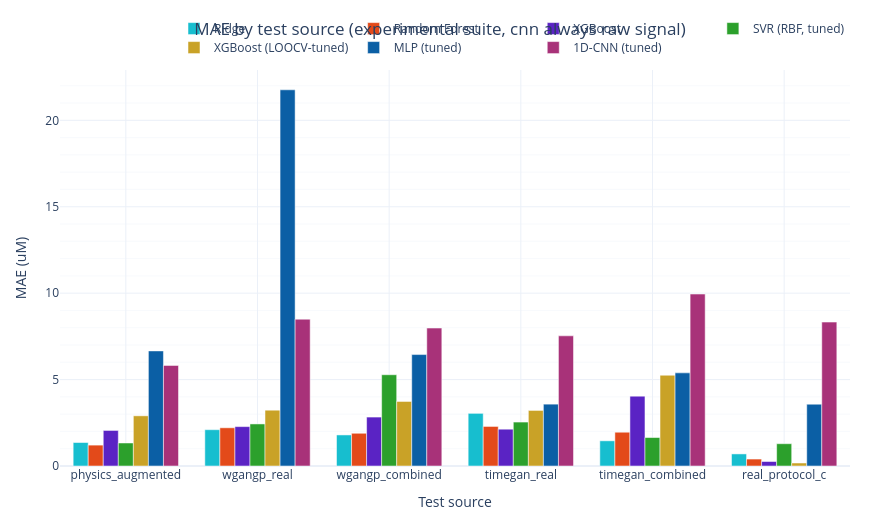

Notebook code for this chart:
### Markdown cell above
## 8 · Visualisation

Two comparisons, both on the `experimental` suite (the one every tuned
model's hyperparameters actually target):

1. **MAE by test source** - how does each model's error change across
   physics-augmented data, each GAN variant, and the leakage-free real-data
   read (Protocol C)?
2. **MAE by feature suite** - does the extra feature complexity in
   `extended`/`experimental` actually help, for a fixed test source?

### Code cell
def plot_mae_by_test_source(df: pd.DataFrame, suite: str = 'experimental') -> go.Figure:
    sub = df[(df['suite'] == suite) | (df['model'] == 'cnn')]
    test_sources = list(dict.fromkeys(sub['test_source']))  # stable order, de-duped

    fig = go.Figure()
    for model_name, label in MODEL_LABELS.items():
        row = sub[sub['model'] == model_name].set_index('test_source').reindex(test_sources)
        fig.add_trace(go.Bar(x=test_sources, y=row['MAE'], name=label,
                              marker_color=MODEL_COLORS[model_name]))
    fig.update_layout(barmode='group')
    return apply_default_plotly_layout(
        fig, title_text=f'MAE by test source ({suite} suite, cnn always raw signal)',
        xaxis_title='Test source', yaxis_title='MAE (uM)')


def plot_mae_by_suite(df: pd.DataFrame, test_source: str = 'physics_augmented') -> go.Figure:
    sub = df[(df['test_source'] == test_source) & (df['model'] != 'cnn')]

    fig = go.Figure()
    for model_name in TABULAR_MODEL_KEYS:
        row = sub[sub['model'] == model_name].set_index('suite').reindex(SUITES)
        fig.add_trace(go.Bar(x=SUITES, y=row['MAE'], name=MODEL_LABELS[model_name],
                              marker_color=MODEL_COLORS[model_name]))
    fig.update_layout(barmode='group')
    return apply_default_plotly_layout(
        fig, title_text=f'MAE by feature suite - {test_source}',
        xaxis_title='Feature suite', yaxis_title='MAE (uM)')


plot_mae_by_test_source(all_results, suite='experimental').show()

### Figure 1 — Plotly figure (JSON) as saved in the notebook; plotly's stock layout.template omitted (floating-point values rounded to 4 significant figures)
{"data": [{"marker": {"color": "#17becf"}, "name": "Ridge", "type": "bar", "x": ["physics_augmented", "wgangp_real", "wgangp_combined", "timegan_real", "timegan_combined", "real_protocol_c"], "y": [1.359, 2.101, 1.797, 3.046, 1.457, 0.6997]}, {"marker": {"color": "#e34a1a"}, "name": "Random Forest", "type": "bar", "x": ["physics_augmented", "wgangp_real", "wgangp_combined", "timegan_real", "timegan_combined", "real_protocol_c"], "y": [1.208, 2.211, 1.894, 2.288, 1.954, 0.4016]}, {"marker": {"color": "#5a23c4"}, "name": "XGBoost", "type": "bar", "x": ["physics_augmented", "wgangp_real", "wgangp_combined", "timegan_real", "timegan_combined", "real_protocol_c"], "y": [2.057, 2.279, 2.831, 2.129, 4.042, 0.2604]}, {"marker": {"color": "#2ca02c"}, "name": "SVR (RBF, tuned)", "type": "bar", "x": ["physics_augmented", "wgangp_real", "wgangp_combined", "timegan_real", "timegan_combined", "real_protocol_c"], "y": [1.332, 2.434, 5.28, 2.542, 1.647, 1.29]}, {"marker": {"color": "#c9a227"}, "name": "XGBoost (LOOCV-tuned)", "type": "bar", "x": ["physics_augmented", "wgangp_real", "wgangp_combined", "timegan_real", "timegan_combined", "real_protocol_c"], "y": [2.904, 3.228, 3.738, 3.215, 5.252, 0.1742]}, {"marker": {"color": "#0b5fa5"}, "name": "MLP (tuned)", "type": "bar", "x": ["physics_augmented", "wgangp_real", "wgangp_combined", "timegan_real", "timegan_combined", "real_protocol_c"], "y": [6.659, 21.77, 6.447, 3.579, 5.388, 3.574]}, {"marker": {"color": "#a83279"}, "name": "1D-CNN (tuned)", "type": "bar", "x": ["physics_augmented", "wgangp_real", "wgangp_combined", "timegan_real", "timegan_combined", "real_protocol_c"], "y": [5.82, 8.493, 7.98, 7.531, 9.949, 8.326]}], "layout": {"barmode": "group", "height": 520, "legend": {"orientation": "h", "x": 1, "xanchor": "right", "y": 1.02, "yanchor": "bottom"}, "margin": {"b": 50, "l": 60, "r": 30, "t": 70}, "title": {"text": "MAE by test source (experimental suite, cnn always raw signal)", "x": 0.5, "xanchor": "center"}, "width": 880, "xaxis": {"minor": {"showgrid": true}, "showgrid": true, "title": {"text": "Test source"}}, "yaxis": {"minor": {"showgrid": true}, "showgrid": true, "title": {"text": "MAE (uM)"}}}}
